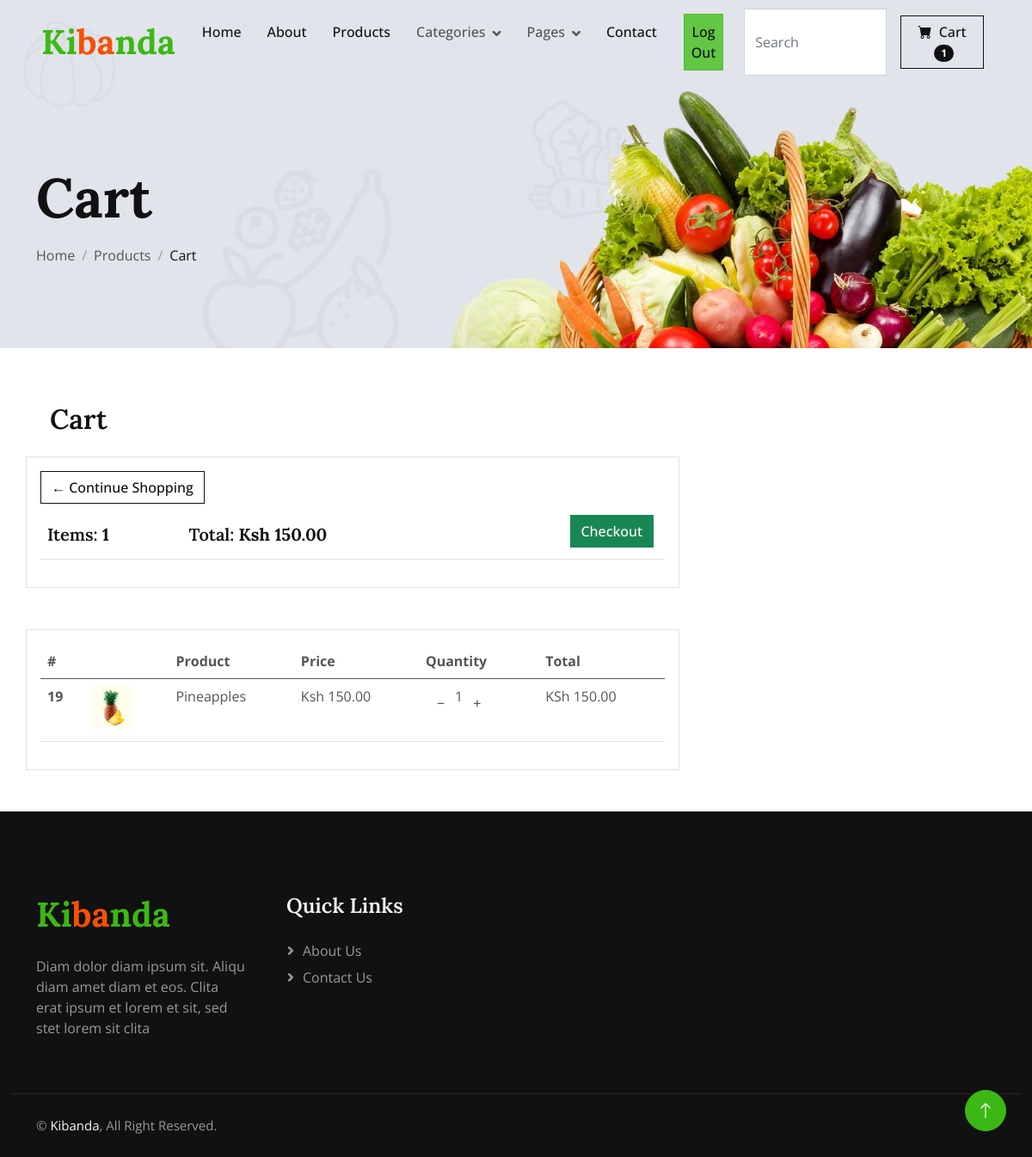
The app's page /cart/ (signed in) with its own data.
### Store/models.py (models this page shows, shortened)
class Order(models.Model):
    customer = models.ForeignKey(Customer, on_delete=models.SET_NULL,blank=True, null=True)
    complete = models.BooleanField(default=False)
    date_ordered = models.DateField(default=datetime.datetime.today)
    transaction_id = models.CharField(max_length=100, null=True)
    @property
    def get_cart_total(self):
        orderitems = self.orderitem_set.all()
        total = sum([item.get_total for item in orderitems])
        return total
    @property
    def get_cart_items(self):
        orderitems = self.orderitem_set.all()
        total = sum([item.quantity for item in orderitems])
        return total

class OrderItem(models.Model):
    product = models.ForeignKey(Product, on_delete=models.SET_NULL, blank=True, null=True)
    order = models.ForeignKey(Order, on_delete=models.SET_NULL, blank=True, null=True)
    quantity = models.PositiveIntegerField(default=0, null=True, blank=True)
    date_added = models.DateField(default=datetime.datetime.today)
    @property
    def get_total(self):
        total = self.product.price * self.quantity
        return total

class Product(models.Model):
    name = models.CharField(max_length=100)
    price = models.DecimalField(default=0, decimal_places=2, max_digits=6)
    category = models.ForeignKey(Category, on_delete=models.CASCADE, default=1)
    description = models.CharField(max_length=250, default='', blank=True, null=True)
    image = models.ImageField(upload_to='uploads/products', default='uploads/products/product.png')
    is_sale = models.BooleanField(default=False)
    sales_price = models.DecimalField(default=0, decimal_places=2, max_digits=6)

### Store/views.py (the view)
# urls.py: path('cart/', views.cart, name="cart"),
def cart(request):
    if request.user.is_authenticated:
        customer = Customer.objects.get(user=request.user)
        order,created = Order.objects.get_or_create(customer=customer, complete=False)
        items = order.orderitem_set.all()
        cartItems = order.get_cart_items
    else:
        items = []
        order = {'get_cart_total':0, 'get_cart_items':0, 'shipping':False }
        cartItems = order['get_cart_items']
    context = {'items':items, 'order':order, 'cartItems': cartItems, 'shipping':False}
    return render(request, 'cart.html', context)

### Store/templates/cart.html
{% extends "layout.html" %}
{% load static %}
{% block body %}
    <div class="container-fluid page-header mb-5 wow fadeIn" data-wow-delay="0.1s">
        <div class="container">
            <h1 class="display-3 mb-3 animated slideInDown">Cart</h1>
            <nav aria-label="breadcrumb animated slideInDown">
                <ol class="breadcrumb mb-0">
                    <li class="breadcrumb-item"><a class="text-body" href="{% url 'Store:home' %}">Home</a></li>
                    <li class="breadcrumb-item"><a class="text-body" href="{% url 'Store:products' %}">Products</a></li>
                    <li class="breadcrumb-item text-dark active" aria-current="page">Cart</li>
                </ol>
            </nav>
        </div>
    </div>
    <div class="container">
                <h2 class="p-3">Cart</h2>
        <div class="row">
            <div class="col-md-8 border border-black p-3 mb-5 ">
                <a href="{% url 'Store:products' %}" class="btn btn-outline-dark">&#x2190; Continue Shopping</a>
                <table class="table">
                    <thead>
                        <tr >
                          <th scope="col"><h5>Items: <strong>{{ order.get_cart_items }}</strong></h5></th>
                          <th scope="col"> <h5>Total: <strong>Ksh {{ order.get_cart_total }}</strong></h5> </th>
                          <th scope="col">
                              <a href="{% url 'Store:checkout' %}" class="btn btn-success" style="float: right; margin: 5px; ">Checkout</a>
                          </th>
                        </tr>
                    </thead>
                </table>
            </div>
        </div>
        {% for item in items %}
        	        <div class="row">
            <div class="col-md-8 border border-black p-3">
            	<table class="table " >
                    <thead>
                        <tr >
                          <th scope="col">#</th>
                          <th scope="col"> </th>
                          <th scope="col">Product</th>
                          <th scope="col">Price</th>
                          <th scope="col">Quantity</th>
                          <th scope="col">Total</th>
                        </tr>
                    </thead>
                    <tbody>
                      <tr>
                          <th scope="row">{{ item.id }}</th>
                          <td><img class="img-fluid" src="http://127.0.0.1:8000/media/{{item.product.image }}" width="50" height="30" alt=""> </td>
                          <td>{{ item.product.name }}</td>
                          <td>Ksh {{ item.product.price }}</td>
                          <td>
                              <div class="input-group mb-3" style="max-width: 120px;">
                                    <button data-product="{{ item.product.id }}" data-action="remove" class=" btn btn-outline-black update-cart " type="button">&minus;</button>
                                     <p class="quantity">{{ item.quantity }}</p>
                                    <button data-product="{{ item.product.id }}" data-action="add" class="btn btn-outline-black update-cart" type="button">&plus;</button>
                            </div>
                          </td>
                          <td>KSh {{ item.get_total }} </td>
                      </tr>
                    </tbody>
               </table>
            </div>
        </div>
        {% endfor %}
    </div>
{% endblock %}

### Store/static/css/style.css (style rules this page uses)
:root { --primary: #3CB815; --secondary: #F65005; --light: #F7F8FC; --dark: #111111; }
.btn { font-weight: 500; transition: .5s; }
.page-header { padding-top: 12rem; padding-bottom: 6rem; background: url(../img/carousel-1.jpg) top right no-repeat; background-size: cover; }
.breadcrumb-item+.breadcrumb-item::before { color: #999999; }

### records on screen
Order: get_cart_items "1", get_cart_total "150.00"
OrderItem: id "19", product.image (picture), product.name "Pineapples", product.price "150.00", quantity "1", get_total "150.00"

### other values on screen
{{ cartItems }} "1"
